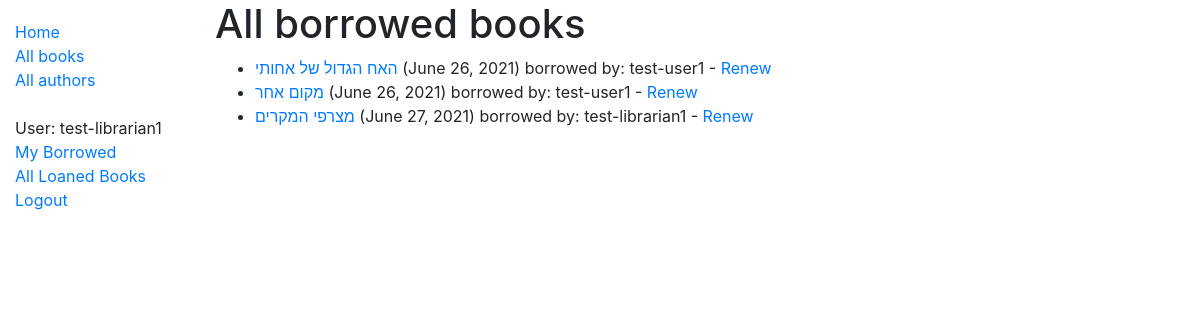
The app's page /catalog/onloan/ (signed in) with its own data.
### catalog/models.py (models this page shows, shortened)
class BookInstance(models.Model):
    id = models.UUIDField(primary_key=True, default=uuid.uuid4, help_text='Unique ID for this particular book across whole library')
    book = models.ForeignKey('Book', on_delete=models.RESTRICT, null=True)
    imprint = models.CharField(max_length=200)
    due_back = models.DateField(null=True, blank=True)
    copy_photo = models.ImageField(null=True, upload_to="./images")
    copy_file = models.FileField(null=True, blank=True, upload_to="./documents", validators=[FileExtensionValidator(allowed_extensions=['pdf', 'doc', 'docx'])])
    borrower = models.ForeignKey(User, on_delete=models.SET_NULL, null=True, blank=True)
    LOAN_STATUS = (
        ('m', 'Maintenance'),
        ('o', 'On loan'),
        ('a', 'Available'),
        ('r', 'Reserved'),
    )
    status = models.CharField(
        max_length=1,
        choices=LOAN_STATUS,
        blank=True,
        default='m',
        help_text='Book availability',
    )
    class Meta:
        ordering = ['due_back']
        permissions = (("can_mark_returned", "Set book as returned"),)
    @property
    def is_overdue(self):
        return self.due_back and date.today() > self.due_back

class Book(models.Model):
    class Meta:
        unique_together = ('title', 'author')
        ordering = ['title']
    """Model representing a book (but not a specific copy of a book)."""
    title = models.CharField(max_length=200)
    author = models.ForeignKey('Author', on_delete=models.SET_NULL, null=True)
    language = models.ForeignKey('Language', on_delete=models.SET_NULL, null=True)
    summary = models.TextField(max_length=1000, help_text='Enter a brief description of the book')
    isbn = models.CharField('ISBN', max_length=13, unique=True,
                             help_text='13 Character <a href="https://www.isbn-international.org/content/what-isbn">ISBN number</a>')
    genre = models.ManyToManyField(Genre, help_text='Select a genre for this book')

### catalog/views.py (the view)
# urls.py: path('onloan/', views.AllLoanedBooks.as_view(), name='all-borrowed'),
class AllLoanedBooks(PermissionRequiredMixin, generic.ListView):
    permission_required = 'catalog.can_mark_returned'
    model = BookInstance
    template_name = 'catalog/bookinstance_list_all_borrowed.html'
    paginate_by = 10
    def get_queryset(self):
        return BookInstance.objects.filter(status__exact='o').order_by('due_back')

### catalog/templates/catalog/bookinstance_list_all_borrowed.html
{% extends "base_generic.html" %}
{% block content %}
    <h1>All borrowed books</h1>
    {% if bookinstance_list %}
        <ul>
            {% for bookinst in bookinstance_list %}
                <li class="{% if bookinst.is_overdue %}text-danger{% endif %}">
                    <a href="{% url 'book-detail' bookinst.book.pk %}">{{ bookinst.book.title }}</a>
                    ({{ bookinst.due_back }}) borrowed by: {{ bookinst.borrower }}
                    {% if perms.catalog.can_mark_returned %}-
                        <a href="{% url 'renew-book-librarian' bookinst.id %}">Renew</a>  {% endif %}
                </li>
            {% endfor %}
        </ul>
    {% else %}
        <p>There are no books borrowed.</p>
    {% endif %}
{% endblock %}

### catalog/templates/base_generic.html (shortened to what this page needs)
<!DOCTYPE html>
<html lang="en">
<head>
    <link rel="stylesheet" href="https://cdn.jsdelivr.net/npm/bootstrap@4.5.3/dist/css/bootstrap.min.css"
>
    {% load static %}
    <link rel="stylesheet" href="{% static 'css/styles.css' %}">
</head>
<body>
<div class="container-fluid">
    <div class="row">
        <div class="col-sm-2">
            {% block sidebar %}
                <ul class="sidebar-nav">
                    <li><a href="{% url 'index' %}">Home</a></li>
                    <li><a href="{% url 'books' %}">All books</a></li>
                    <li><a href="{% url 'authors' %}">All authors</a></li>
                    <br>
                    {% if user.is_authenticated %}
                        <li>User: {{ user.get_username }}</li>
                        <li><a href="{% url 'my-borrowed' %}">My Borrowed</a></li>
                        {% if perms.catalog.can_mark_returned %}
                            <li><a href="{% url 'all-borrowed' %}">All Loaned Books</a></li>
                        {% endif %}
                        <li><a href="{% url 'logout' %}?next={{ request.path }}">Logout</a></li>
                    {% else %}
                        <li><a href="{% url 'login' %}?next={{ request.path }}">Login</a></li>
                    {% endif %}
                </ul>
            {% endblock %}
        </div>
        <div class="col-sm-10 ">
            {% block content %}{% endblock %}
        </div>
    </div>
</div>
</body>
</html>

### catalog/static/css/styles.css (style rules this page uses)
.sidebar-nav { margin-top: 20px; padding: 0; list-style: none; }

### records on screen
BookInstance: book "האח הגדול של אחותי", due_back "June 26, 2021", borrower "test-user1"
BookInstance: book "מקום אחר", due_back "June 26, 2021", borrower "test-user1"
BookInstance: book "מצרפי המקרים", due_back "June 27, 2021", borrower "test-librarian1"

### other values on screen
{{ user.get_username }} "test-librarian1"
